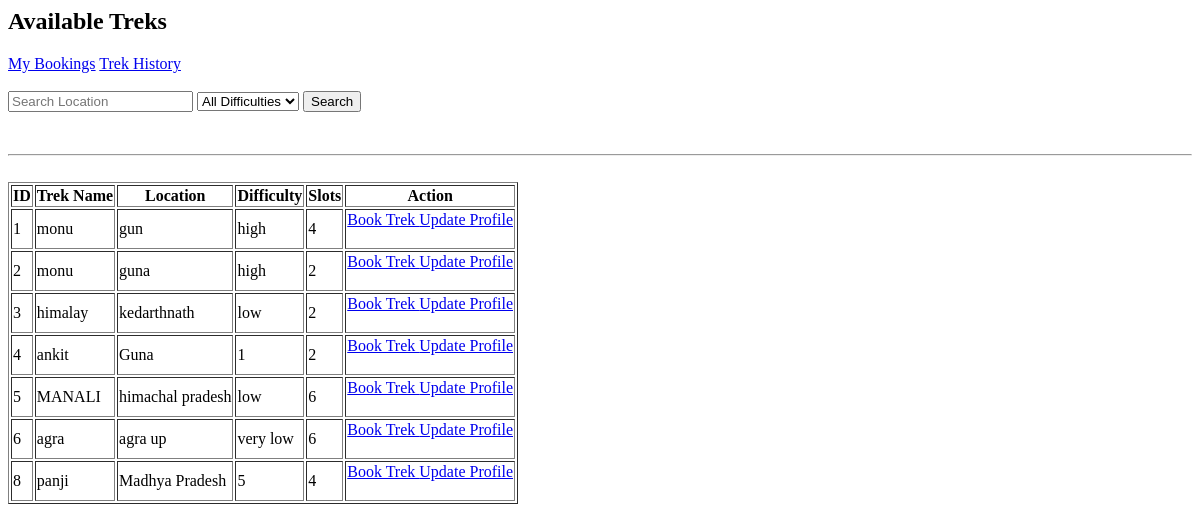
/user (signed in), run on an earlier commit of the app's database.
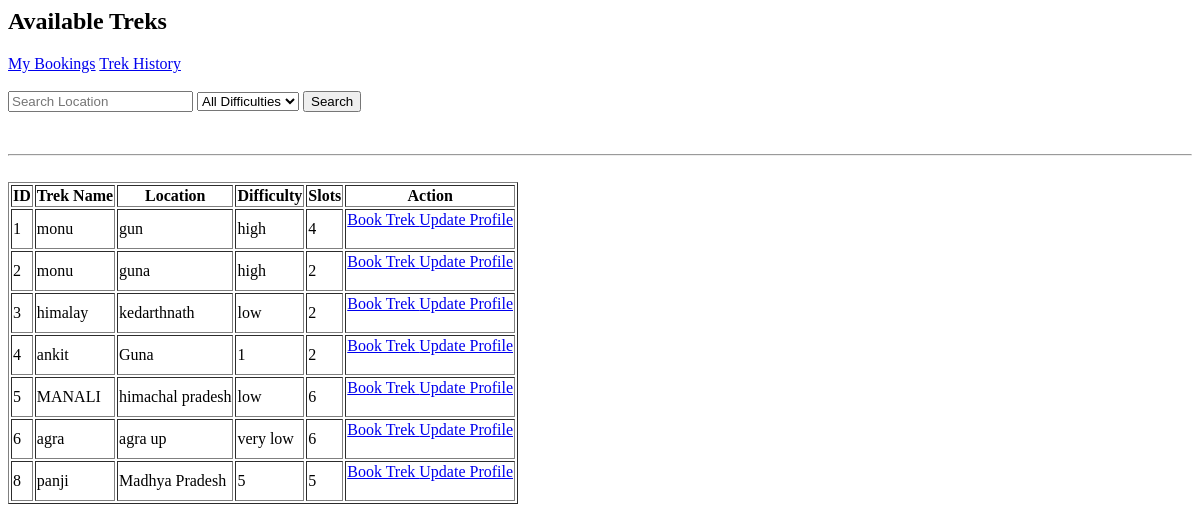
And on a later commit of the database.
### models.py (models this page shows)
class Trek(db.Model):
    __tablename__ = "treks"
    id = db.Column(db.Integer, primary_key=True)
    trek_name = db.Column(
        db.String(150),
        nullable=False
    )
    location = db.Column(
        db.String(150),
        nullable=False
    )
    difficulty = db.Column(
        db.String(20),
        nullable=False
    )
    duration_days = db.Column(
        db.Integer,
        nullable=False
    )
    available_slots = db.Column(
        db.Integer,
        nullable=False
    )
    start_date = db.Column(
        db.Date,
        nullable=False
    )
    end_date = db.Column(
        db.Date,
        nullable=False
    )
    status = db.Column(
    db.String(20),
    default="Open"
)
    description = db.Column(db.Text)
    assigned_staff_id = db.Column(
        db.Integer,
        db.ForeignKey("staff_profiles.id")
    )
    created_at = db.Column(
        db.DateTime,
        default=datetime.utcnow
    )
    bookings = db.relationship(
        "Booking",
        backref="trek",
        lazy=True,
        cascade="all, delete-orphan"
    )

### app.py (the view)
@app.route("/user")
def user_dashboard():
    if "user_id" not in session:
        return redirect("/login")
    if session["role"] != "user":
        return "Access Denied"
    location = request.args.get("location")
    difficulty = request.args.get("difficulty")
    treks = Trek.query.filter(
        Trek.available_slots > 0
    )
    if location:
        treks = treks.filter(
            Trek.location.contains(location)
        )
    if difficulty:
        treks = treks.filter_by(
            difficulty=difficulty
        )
    treks = treks.all()
    return render_template(
        "user_dashboard.html",
        treks=treks
    )

### templates/user_dashboard.html (shortened to what this page needs)
<h2>Available Treks</h2>
<a href="/my-bookings">My Bookings</a>
<a href="/trek-history">Trek History</a>
<form method="GET">
    <input
        type="text"
        name="location"
        placeholder="Search Location">
    <select name="difficulty">
        <option value="">
            All Difficulties
        </option>
    </select>
    <button type="submit">
        Search
    </button>
</form>
<br><hr><br>
<table border="1">
    <tr>
        <th>ID</th>
        <th>Trek Name</th>
        <th>Location</th>
        <th>Difficulty</th>
        <th>Slots</th>
        <th>Action</th>
    </tr>
    {% for trek in treks %}
    <tr>
        <td>{{ trek.id }}</td>
        <td>{{ trek.trek_name }}</td>
        <td>{{ trek.location }}</td>
        <td>{{ trek.difficulty }}</td>
        <td>{{ trek.available_slots }}</td>
        <td>
            <a href="/book-trek/{{ trek.id }}">
                Book Trek
            </a>
                <a href="/user/profile">
               Update Profile
            </a>
<br><br>
        </td>
    </tr>
    {% endfor %}
</table>

What changed in the data, as far as the page shows it:
changed Trek "panji": available_slots "4" → "5"
